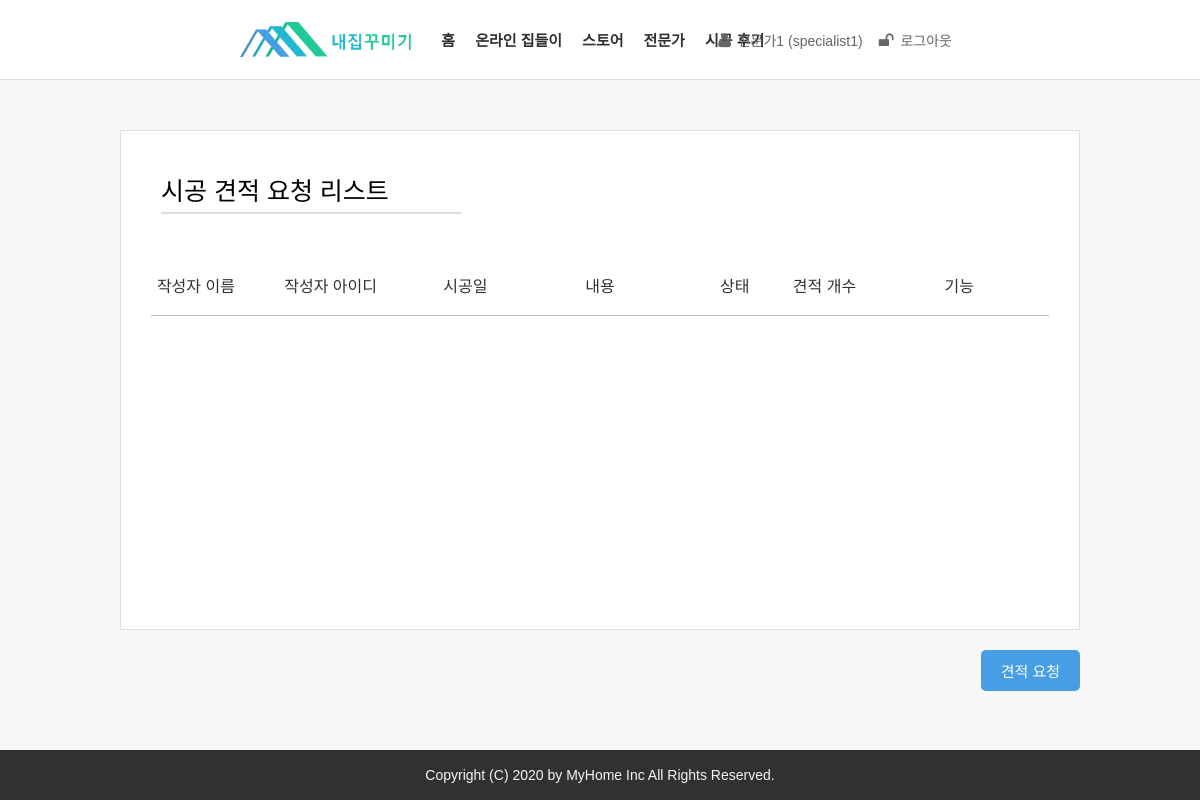
Before: /review (signed in) with the older database file.
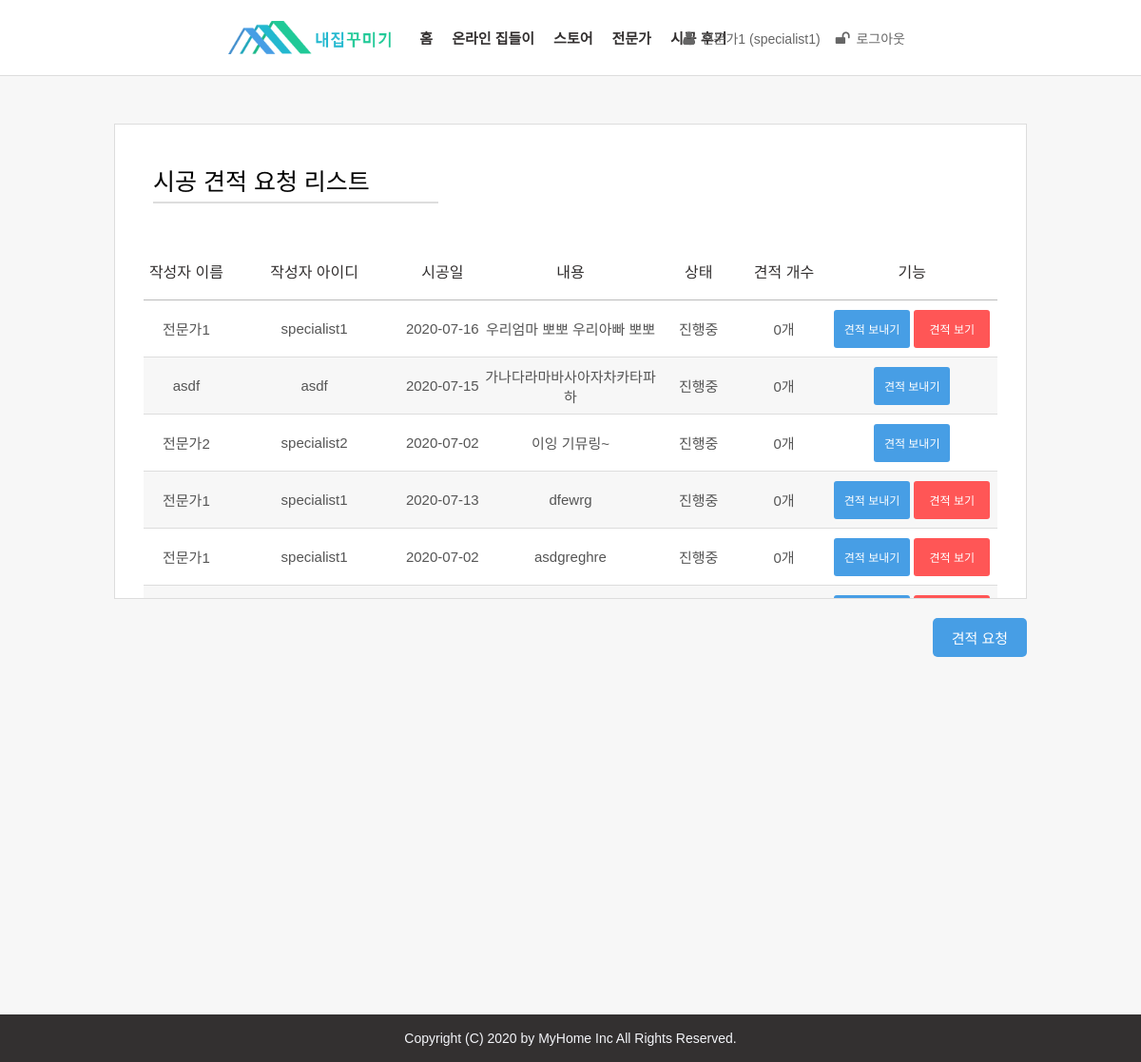
After: the same page with the newer database file.
### tables this page shows
CREATE TABLE `estimate` (
  `idx` int(11) NOT NULL,
  `date` varchar(50) NOT NULL,
  `content` text NOT NULL,
  `writer` int(11) NOT NULL
);

CREATE TABLE `user` (
  `idx` int(11) NOT NULL,
  `id` varchar(100) NOT NULL,
  `password` varchar(1000) NOT NULL,
  `img` varchar(100) NOT NULL,
  `name` varchar(100) NOT NULL,
  `level` int(11) NOT NULL DEFAULT 0
);

### App/Controller/MasterController.php (called while the page is built, shortened)
<?php
class MasterController {
	public function render($page, $data = []){
		extract($data);
		require __ROOT . "/views/header.php";
		require __ROOT . "/views/".$page.".php";
		require __ROOT . "/views/footer.php";
	}
}

### App/Controller/MainController.php (called while the page is built, shortened)
<?php
class MainController extends MasterController {
	public function review()
	{
		$sql = "SELECT * FROM `estimate` ORDER BY `idx` DESC";
		$estList = DB::fetchAll($sql,[]);
		$this->render("review",["estList"=>$estList]);
	}
}

### public/index.php (called while the page is built, shortened)
<?php
$url = isset($_GET['url']) ? $_GET['url'] : "/";
Route::route($url);

### App/DB.php (called while the page is built, shortened)
<?php
class DB {
	public static $con = null;
	public static function getDB()
	{
		if(self::$con==null)
		{
			self::$con = new \PDO("mysql:host=localhost;
				dbname=db;charset=utf8mb4;","root");
		}
		return self::$con;
	}
	public static function fetch($sql,$param = [])
	{
		$con = self::getDB();
		$q = $con->prepare($sql);
		$q->execute($param);
		return $q->fetch(\PDO::FETCH_OBJ);
	}
	public static function fetchAll($sql,$param = [])
	{
		$con = self::getDB();
		$q = $con->prepare($sql);
		$q->execute($param);
		return $q->fetchAll(\PDO::FETCH_OBJ);
	}
}

### views/review.php (the view, shortened to what this page needs)
<div class="screen">
	<div class="est-request-list est-list">
		<h1>시공 견적 요청 리스트</h1>
		<div class="est-table">
			<table cellpadding="0" cellspacing="0">
				<tbody>
					<tr>
						<th width="10%">작성자 이름</th>
						<th width="20%">작성자 아이디</th>
						<th width="10%">시공일</th>
						<th width="20%">내용</th>
						<th width="10%">상태</th>
						<th width="10%">견적 개수</th>
						<th width="20%">기능</th>
					</tr>
					<?php foreach ($estList as $item) : ?>
					<?php
						$sql = "SELECT * FROM `user` WHERE `idx` = ?";
						$user = DB::fetch($sql,[$item->writer]);
						$sql = "SELECT * FROM `est_res` WHERE `est_idx` = ?";
						$resList = DB::fetchAll($sql,[$item->idx]);
						$resLen = sizeof($resList);
						$status = false;
						$btn1 = false;
						$btn2 = false;
						if($_SESSION['user']->level == 1){
							$sql = "SELECT * FROM `est_res` WHERE `est_idx`= ? AND `exp_idx` = ?";
							$result = DB::fetch($sql,[$item->idx,$_SESSION['user']->idx]);
							$btn1 = !$result && !$status;
						}
						if($_SESSION['user']->idx == $item->writer){
							$btn2 = true;
						}
					?>
					<tr>
						<td>
							<?= htmlentities($user->name) ?>
						</td>
						<td>
							<?= htmlentities($user->id) ?>
						</td>
						<td>
							<?= htmlentities($item->date) ?>
						</td>
						<td>
							<?= htmlentities($item->content) ?>
						</td>
						<td>
							<?= $status ? "완료" : "진행중" ?>
						</td>
						<td>
							<?= $resLen ?>개
						</td>
						<td class="est-table-btn">
							<?php if($btn1) : ?>
								<button class="est-btn-send">견적 보내기</button>
							<?php endif; ?>
							<?php if($btn2) : ?>
								<button class="est-btn-view" data-idx="<?= $item->idx ?>">견적 보기</button>
							<?php endif; ?>
						</td>
					</tr>
					<?php endforeach; ?>
				</tbody>
			</table>
		</div>
	</div>
	<div class="est-request-btn">
		<button id="est-request-btn">견적 요청</button>
	</div>
</div>

### App/Route.php (shortened to what this page needs)
<?php
class Route
{
	public static function route($url)
	{
		foreach(self::${$_SERVER['REQUEST_METHOD']} as $req)
		{
			if($req[0] == $url)
			{
				$actions = explode("@",$req[1]);
				$cInstance = new $cName();
				$cInstance->{$actions[1]}();
				return;
			}
		}
		exit;
	}
}

### views/header.php (shortened to what this page needs)
<!DOCTYPE html>
<html lang="ko">
<head>
	<link rel="stylesheet" href="resources/style.css">
	<link rel="stylesheet" href="/css/main.css">
</head>
<body>
	<header>
		<div class="header-container">
			<img src="resources/logo.png" alt="logo img" id="logo" title="로고 이미지">
			<nav>
				<li><a href="/">홈</a></li>
				<li><a href="/warm">온라인 집들이</a></li>
				<li><a href="#">스토어</a></li>
				<li><a href="/expert">전문가</a></li>
				<li><a href="/review">시공 후기</a></li>
			</nav>
			<div class="sign-box">
				<?php if(__SIGN) : ?>
					<button id="signed">
						<i class="fa fa-user"></i>
						<?= htmlentities($_SESSION['user']->name)  ?>
						(<?= htmlentities($_SESSION['user']->id) ?>)
					</button>
					<button id="logout">
						<i class="fa fa-unlock"></i>
						로그아웃
					</button>
					<?php endif; ?>
				</div>
			</div>
		</header>

### views/footer.php
	<footer>
		Copyright (C) 2020 by MyHome Inc All Rights Reserved.
	</footer>
</body>
</html>

Changed rows visible on the page:
added estimate: user.name "전문가1", user.id "specialist1", date "2020-07-16", content "우리엄마 뽀뽀 우리아빠 뽀뽀", shows "진행중", resLen "0", shows "견적 보내기"
added estimate: user.name "asdf", user.id "asdf", date "2020-07-15", content "가나다라마바사아자차카타파하", shows "진행중", resLen "0", shows "견적 보내기"
added estimate: user.name "전문가2", user.id "specialist2", date "2020-07-02", content "이잉 기뮤링~", shows "진행중", resLen "0", shows "견적 보내기"
added estimate: user.name "전문가1", user.id "specialist1", date "2020-07-13", content "dfewrg", shows "진행중", resLen "0", shows "견적 보내기"
added estimate: user.name "전문가1", user.id "specialist1", date "2020-07-02", content "asdgreghre", shows "진행중", resLen "0", shows "견적 보내기"
